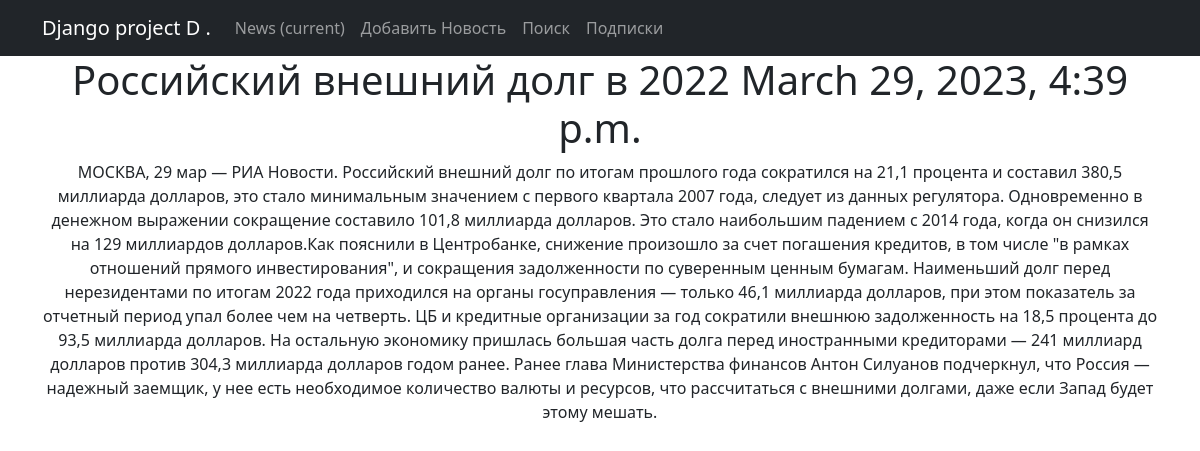
Screenshot of /news/1 with the database file from the repository.
### news_portal/models.py (models this page shows, shortened)
class News(models.Model):
    name = models.CharField(
        max_length=50,
        unique=True,
    )
    description = models.TextField()
    post = models.ForeignKey(
        to='Post',
        on_delete=models.CASCADE,
        related_name='news',
    )
    publish = models.DateTimeField(default=timezone.now)

### news_portal/views.py (the view)
# urls.py: path('<int:pk>', NewsDetail.as_view(), name='news_detail'),
class NewsDetail(DetailView):
    model = News
    template_name = 'post.html'
    context_object_name = 'post'

### news_portal/templatetags/custom_filters.py (called while the page is built)
@register.filter(name='censor')
def censor(value):
    stop_words = ('Война', "сука", 'нападающим')
    for sw in value.split():
        if sw.lower() in stop_words:
            value = value.replace(sw, f"{sw[0]}{'*' * (len(sw) - 1)}")
    return value

### templates/post.html (shortened to what this page needs)
{% extends 'flatpages/default.html' %}
{% load custom_filters %}
{% block content %}
<h1>
    {{ post.name|censor }}
{{ post.publish }}
</h1>
<k2>{{ post.description|censor }}</k2>
{% endblock content %}

### rows the page displays
News: name|censor "Российский внешний долг в 2022", publish "March 29, 2023, 4:39 p.m.", description|censor "МОСКВА, 29 мар — РИА Новости. Российский внешний долг по итогам прошлого года сократился на 21,1 процента и составил 380,5 миллиарда долларов, это стало минимальным значением с первого квартала 2007 года, следует из данных регулятора. Одновременно в денежном выражении сокращение составило 101,8 миллиарда долларов. Это стало наибольшим падением с 2014 года, когда он снизился на 129 миллиардов долларов.Как пояснили в Центробанке, снижение произошло за счет погашения кредитов, в том числе \"в рамках отношений прямого инвестирования\", и сокращения задолженности по суверенным ценным бумагам. Наименьший долг перед нерезидентами по итогам 2022 года приходился на органы госуправления — только 46,1…"
